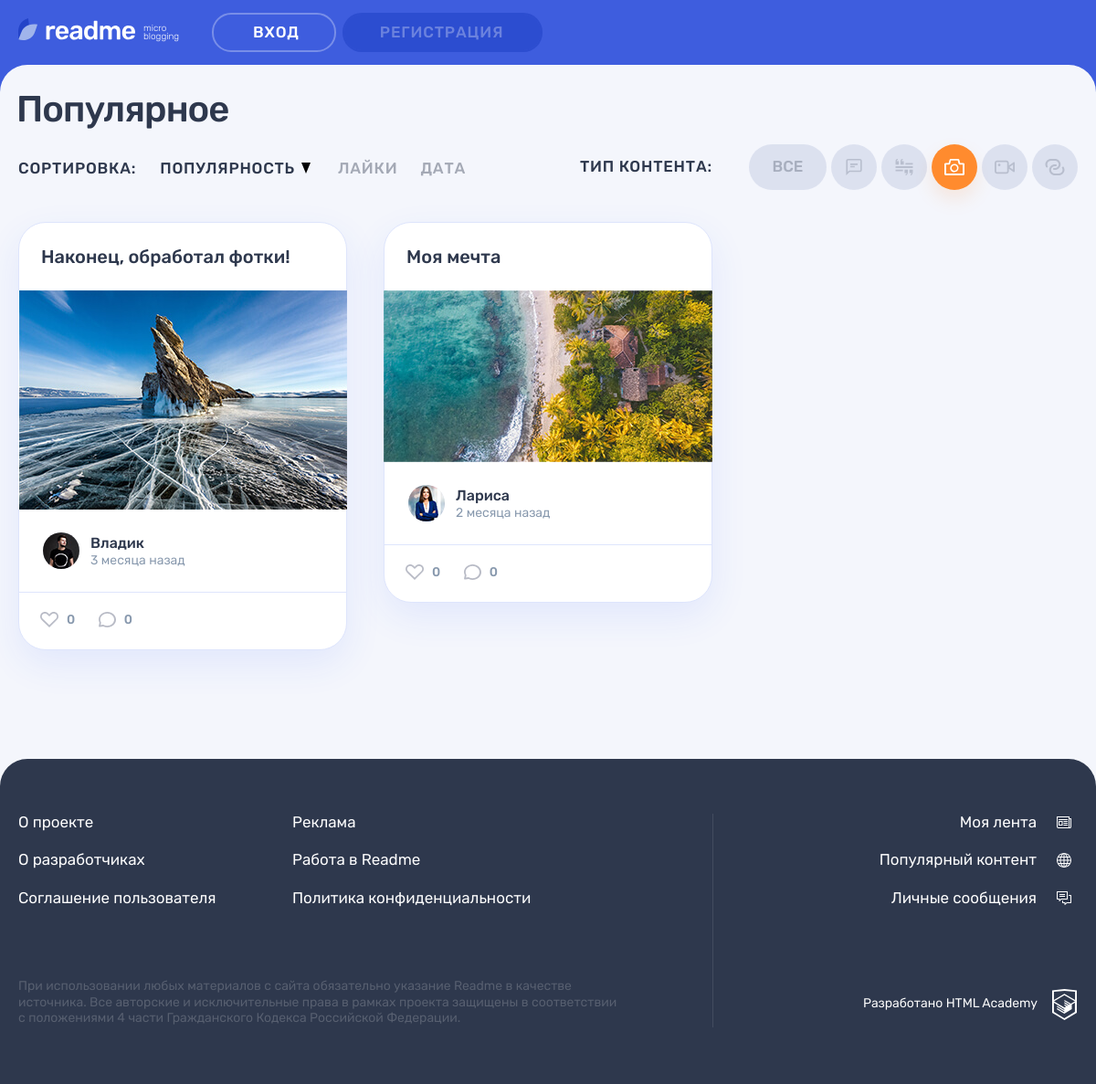
The page /popular.php?content_type_id=3 (signed in) on the database its author committed.
### tables this page shows
CREATE TABLE content_type (
    content_type_id INT AUTO_INCREMENT PRIMARY KEY,
    content_type CHAR(128),
    icon_class CHAR(128)
);

CREATE TABLE posts (
    post_id INT AUTO_INCREMENT PRIMARY KEY,
    pub_date DATETIME,
    title CHAR(64),
    text TEXT,
    user_id INT,
    quote_author CHAR(64),
    img CHAR(128),
    video CHAR(128),
    link CHAR(128),
    view_count INT,
    content_type_id INT,
    FOREIGN KEY (user_id) REFERENCES users(user_id),
    FOREIGN KEY (content_type_id) REFERENCES content_type(content_type_id)

);

CREATE TABLE users (
    user_id INT AUTO_INCREMENT PRIMARY KEY,
    reg_date DATETIME,
    email CHAR(128),
    user_name CHAR(64),
    password CHAR(64),
    avatar_path CHAR(128),
    contacts CHAR(128)
);

### helpers.php (called while the page is built, shortened)
<?php
function get_noun_plural_form (int  $number, string $one, string $two, string $many): string
{
    $number = (int) $number;
    $mod10 = $number % 10;
    $mod100 = $number % 100;
    switch (true) {
        case ($mod10 >= 2 && $mod10 <= 4):
            return $two;
    }
}
function include_template($name, array $data = []) {
    $name = 'templates/' . $name;
    extract($data);
    require $name;
    $result = ob_get_clean();
    return $result;
}

### templates/popular_template.php (the view, shortened to what this page needs)
<section class="page__main page__main--popular">
    <div class="container">
        <h1 class="page__title page__title--popular">Популярное</h1>
    </div>
    <div class="popular container">
        <div class="popular__filters-wrapper">
            <div class="popular__sorting sorting">
                <b class="popular__sorting-caption sorting__caption">Сортировка:</b>
                <ul class="popular__sorting-list sorting__list">
                    <li class="sorting__item sorting__item--popular">
                        <a class="sorting__link sorting__link--active" href="#">
                            <span>Популярность</span>
                            <svg class="sorting__icon" width="10" height="12">
                                <use xlink:href="#icon-sort"></use>
                            </svg>
                        </a>
                    </li>
                    <li class="sorting__item">
                        <a class="sorting__link" href="#">
                            <span>Лайки</span>
                        </a>
                    </li>
                    <li class="sorting__item">
                        <a class="sorting__link" href="#">
                            <span>Дата</span>
                        </a>
                    </li>
                </ul>
            </div>
            <div class="popular__filters filters">
                <b class="popular__filters-caption filters__caption">Тип контента:</b>
                <ul class="popular__filters-list filters__list">
                    <li class="popular__filters-item popular__filters-item--all filters__item filters__item--all">
                        <a class="filters__button filters__button--ellipse filters__button--all <?=$all_content; ?>" href="/">
                            <span>Все</span>
                        </a>
                    </li>
                    <?php foreach ($con_type_rows as $ct): ?>
                    <li class="popular__filters-item filters__item">
                        <a class="filters__button filters__button--photo button
                        <?php if (($get_con_id == $ct['content_type_id'])) {echo "filters__button--active";} ?>"
                           href="/?content_type_id=<?=$ct['content_type_id']; ?>">
                            <svg class="filters__icon" width="22" height="18">
                                <use xlink:href="#icon-filter-<?=$ct['icon_class']; ?>"></use>
                            </svg>
                        </a>
                     </li>
                    <?php endforeach; ?>
                </ul>
            </div>
        </div>
        <div class="popular__posts">
            <?php foreach ($posts_rows as $key => $val): ?>
                <article class="popular__post post post-<?=$val['icon_class'];?>">
                    <header class="post__header">
                        <h2>
                            <a href="post.php/?post_id=<?=$val['post_id'];?>">
                                <?=$val['title'];?>
                            </a>
                        </h2>
                    </header>
                    <div class="post__main">
                        <?php if ($val['icon_class'] == 'quote'): ?>
                            <blockquote>
                                <p>
                                    <?=$val['text'];?>
                                </p>
                                <cite><?=$val['quote_author']?></cite>
                            </blockquote>
                        <?php elseif ($val['icon_class'] == 'text'): ?>
                            <p>
                                <?= cut_text($val['text']) ;?>
                            </p>
                        <?php elseif ($val['icon_class'] == 'photo'): ?>
                            <div class="post-photo__image-wrapper">
                                <img src="/<?=$val['img'];?>" alt="Фото от пользователя" width="360" height="240">
                            </div>
                        <?php elseif ($val['icon_class'] == 'video'): ?>
                            <iframe width="360" height="240" src="<?= $val['video'] ?>" frameborder="0"></iframe>
                        <?php endif; ?>
                    </div>
                    <footer class="post__footer">
                        <div class="post__author">
                            <a class="post__author-link" href="#" title="Автор">
                                <div class="post__avatar-wrapper">
                                    <img class="post__author-avatar" src="img/<?=$val['avatar_path'];?>" alt="Аватар пользователя">
                                </div>
                                <div class="post__info">
                                    <b class="post__author-name"><?=$val['user_name'];?></b>
                                    <time class="post__time" datetime="<?= $val['pub_date']?>" title="<?=post_time_title($val['pub_date'])?>" >
                                        <?= rel_post_time($val['pub_date'])?>
                                    </time>
                                </div>
                            </a>
                        </div>
                        <div class="post__indicators">
                            <div class="post__buttons">
                                <a class="post__indicator post__indicator--likes button" href="#" title="Лайк">
                                    <svg class="post__indicator-icon" width="20" height="17">
                                        <use xlink:href="#icon-heart"></use>
                                    </svg>
                                    <span>0</span>
                                </a>
                                <a class="post__indicator post__indicator--comments button" href="#" title="Комментарии">
                                    <svg class="post__indicator-icon" width="19" height="17">
                                        <use xlink:href="#icon-comment"></use>
                                    </svg>
                                    <span>0</span>
                                </a>
                            </div>
                        </div>
                    </footer>
                </article>
            <?php endforeach; ?>
        </div>
    </div>
</section>

### popular.php (shortened to what this page needs)
<?php
require_once('helpers.php');
function rel_post_time ($pub_date) {
    $cur_date = time();
    $post_date= strtotime($pub_date);
    $diff = floor($cur_date - $post_date);
    if ($diff < 3600) {
        $diff = floor($diff / 60);
        $decl = get_noun_plural_form($diff, 'минута', 'минуты','минут');
    }
    elseif ($diff >= 60 and $diff < 86400) {
        $diff = floor($diff / 3600);
        $decl = get_noun_plural_form($diff, 'час', 'часа','часов');
    }
    elseif ($diff >= 86400 and $diff < 604800) {
        $diff = floor($diff / 86400);
        $decl = get_noun_plural_form($diff, 'день', 'дня','дней');
    }
    elseif ($diff >= 604800 and $diff < 3024000) {
        $diff = floor($diff / 604800);
        $decl = get_noun_plural_form($diff, 'неделя', 'недели','недель');
    }
    elseif ($diff >= 3024000) {
        $diff = floor($diff / 2592000);
        $decl = get_noun_plural_form($diff, 'месяц', 'месяца','месяцев');
    }
    return("$diff $decl назад <br>");
}
function post_time_title ($post_date) {
    $ts_post_date = strtotime($post_date);
    $post_date_title = date('j-m-Y G:i', $ts_post_date);
    return $post_date_title;
}
$con = mysqli_connect("localhost", "root", "", "readme_db");
mysqli_set_charset($con, "utf8");
if ($con == false) {
    $error = mysqli_connect_error();
    $page_content = include_template('error.php', ['error' => $error]);
}
else {
$con_type = "SELECT content_type_id,content_type,icon_class FROM content_type";
$con_type_res = mysqli_query($con,$con_type);
$con_type_rows = mysqli_fetch_all($con_type_res, MYSQLI_ASSOC);
$posts = "SELECT p.*,u.user_name,ct.content_type,ct.icon_class,u.avatar_path FROM posts p
INNER JOIN users u ON p.user_id  = u.user_id
INNER JOIN content_type ct ON p.content_type_id = ct.content_type_id
ORDER BY view_count DESC";
    $all_content = "";
    $get_con_id= "";
    if (isset($_GET['content_type_id'])) {
        $get_con_id = $_GET['content_type_id'];
        $posts = "SELECT p.*,u.user_name,ct.content_type,ct.icon_class,u.avatar_path FROM posts p
                  INNER JOIN users u ON p.user_id  = u.user_id
                  INNER JOIN content_type ct ON p.content_type_id = ct.content_type_id
                  WHERE p.content_type_id = $get_con_id
                  ORDER BY view_count DESC";
    } else {
        $all_content = "filters__button--active";
    };
$posts_res = mysqli_query($con,$posts);
$posts_rows = mysqli_fetch_all($posts_res, MYSQLI_ASSOC);
$page_content = include_template('popular_template.php', [
    'posts_rows' => $posts_rows,
    'con_type_rows' => $con_type_rows,
    'get_con_id' => $get_con_id,
    'all_content' => $all_content
]);
}
$layout_content = include_template('layout.php', [
    'content' => $page_content ,
    'title' => 'Популярный контент',
    'user_name' => $_SESSION['user']['user_name'],
]);
print($layout_content);

### rows shown on the page
posts: title "Наконец, обработал фотки!", img (picture), user.avatar_path (picture), user.user_name "Владик", pub_date "3", pub_date "месяца"
posts: title "Моя мечта", img (picture), user.avatar_path (picture), user.user_name "Лариса", pub_date "2", pub_date "месяца"
